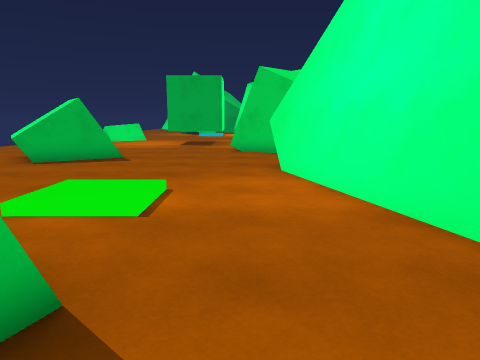
view 1 (above)

20 first-person views from a walk through a Unity game level. The camera is 1.4 m above the floor, tilts 10° down and sees 70° across. The floor is counted in squares, 1 m on a side. Each view is taken from the middle of a square. On the plan, view 1 faces up. The plan holds only what a view shows up to about 15 squares ahead; the rest is blank. The place goes on beyond the plan. The player is left out.

view 2
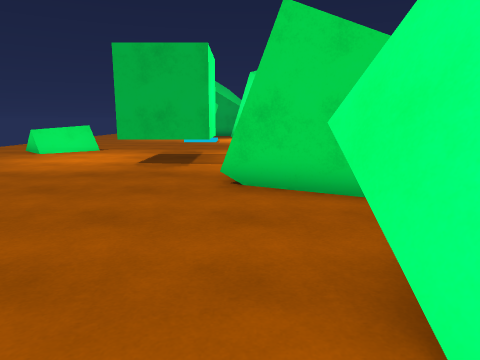

view 3
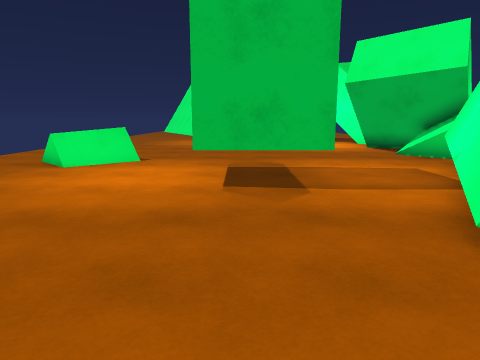

view 4
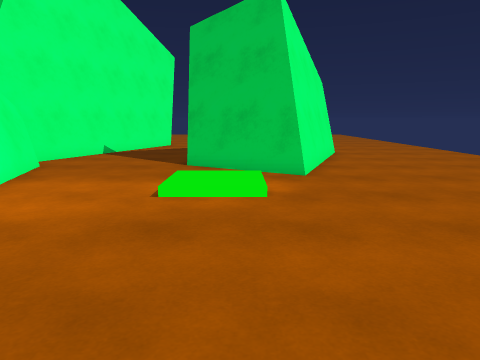

view 5
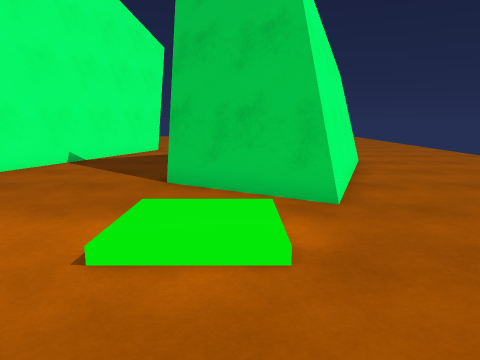

view 6
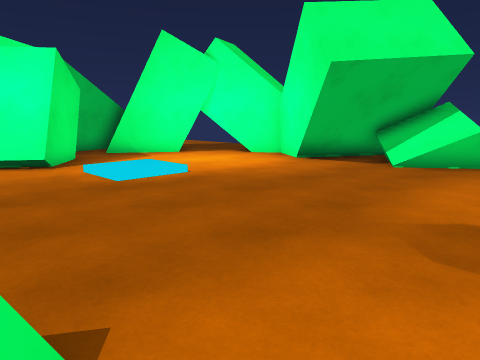

view 7
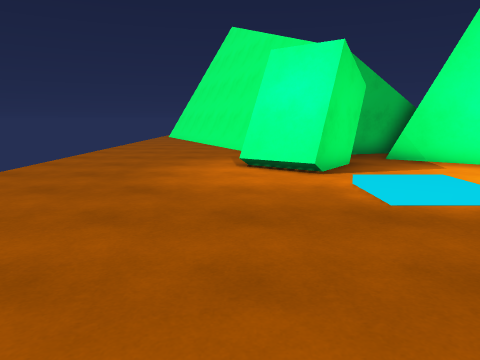

view 8
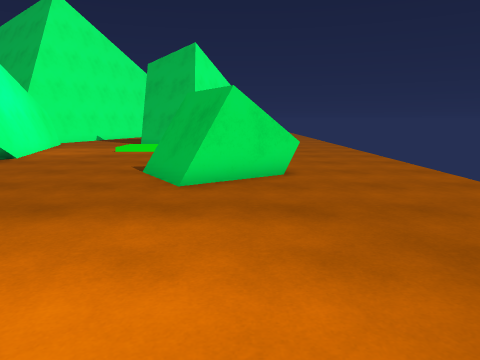

view 9
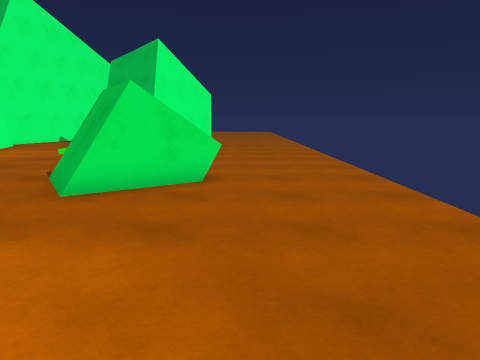

view 10
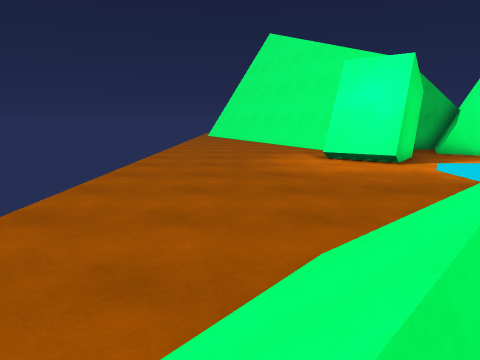

view 11
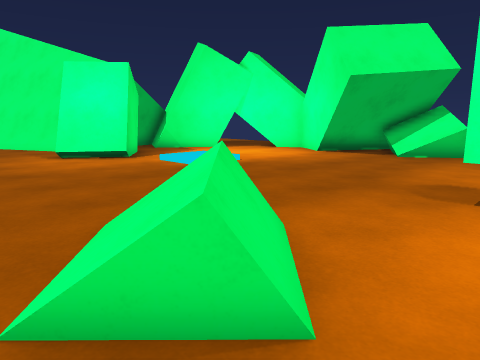

view 12
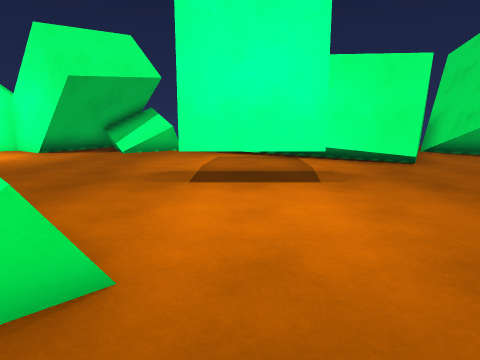

view 13
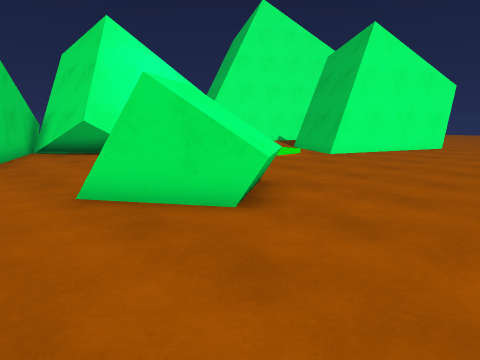

view 14
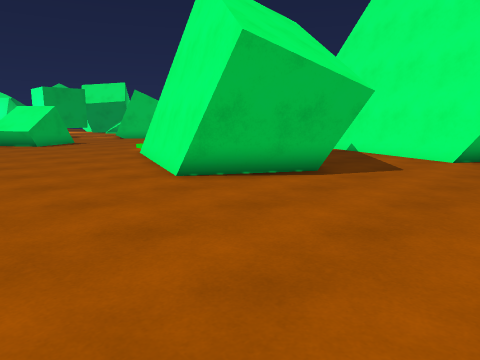

view 15
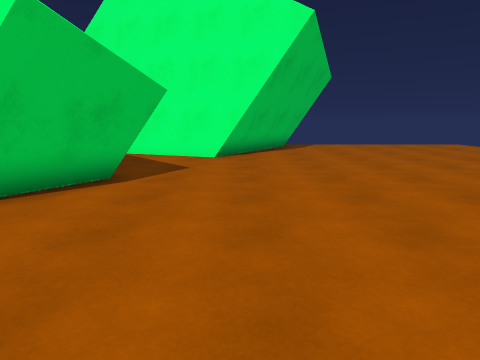

view 16
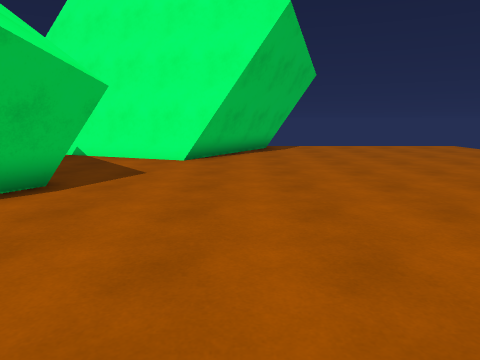

view 17
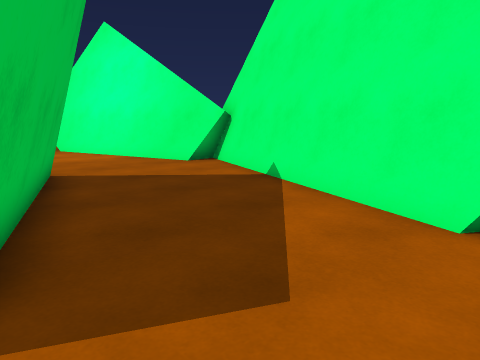

view 18
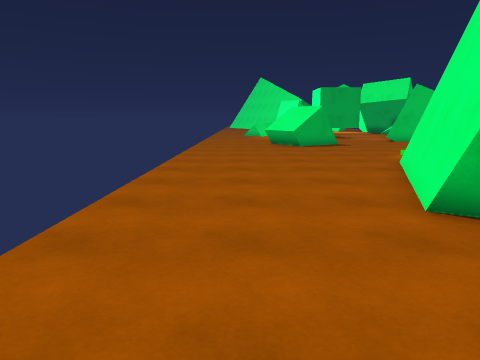

view 19
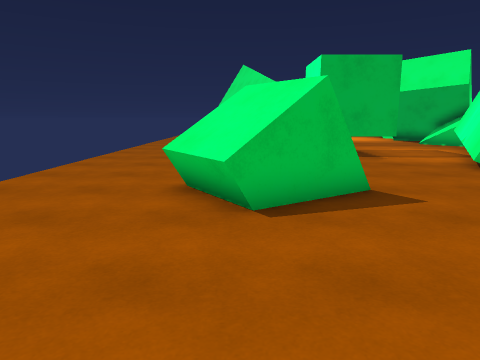

view 20
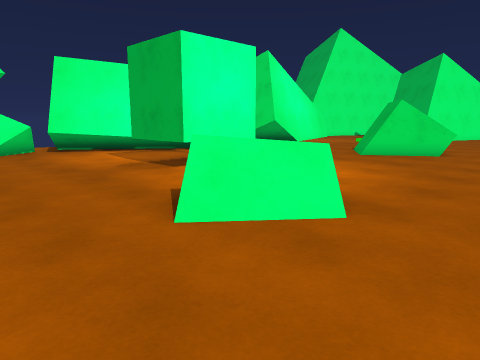

### Floor plan
Key: @ floor where view 1 was taken; # wall or solid block; . main floor; : floor 0.25 m higher than the main floor; + floor 0.5 m higher than the main floor; / step, stairs or slope; = window, fence, low wall or low ledge; T thing the floor can be seen under or through; O other object.
Columns run from 12 left of view 1 to 6 right of it. Each row starts with its distance up from view 1.
 38 .......    ###
 37 .......    .#
 36 .......O  O.#
 35 ......OOOOO.###
 34 .......OOO....##
 33 ........O......##
 32 ................##
 31 .........::.....#
 30 .........::.....#
 29 ...............##
 28 ...............####
 27 ................###
 26 ................OO#
 25 ..../...........OOO
 24  ../ O..........O+
 23  ..OO...........#
 22  .......TTTT...##
 21 ........T  T...#
 20 ........T  T..##
 19 ........TTTT.=#
 18 .............##
 17 ............=#
 16 ............##
 15 ......O.....###
 14 .....OOO......###
 13 ....OOOO........##
 12 ....OOOO.....#####
 11 .....O.......##
 10 .............##
  9 ..............#
  8 ..............#
  7 .........//...##
  6 .........::...=#
  5 .........//....#
  4 .......##......##
  3 .......###=....##
  2 .......#####....#
  1 ......##  ##....#
  0 ......#   #.@..##
 -1 .....##  ##....##
 -2 .....##  #.....#
 -3 .....#####....##
 -4 ......####....#
 -5 ........#....##
 -6 .............##
 -7 .............###
 -8  .............###
 -9 . ..............#

Positions as (right, up) in squares from view 1, and headings:
1: (0, 0), facing up
2: (0, 8), facing up
3: (-3, 12), facing up
4: (-3, 13), facing down
5: (-3, 10), facing down
6: (-7, 22), facing up-right
7: (-6, 24), facing up
8: (-7, 22), facing down
9: (-9, 21), facing down
10: (-9, 22), facing up
11: (-10, 21), facing up-right
12: (-11, 21), facing right
13: (-12, 17), facing down-right
14: (-12, -9), facing up-right
15: (-12, -7), facing right
16: (-11, -8), facing right
17: (-4, -7), facing up-right
18: (-10, -7), facing up
19: (-7, 6), facing up
20: (-12, 28), facing down-right
